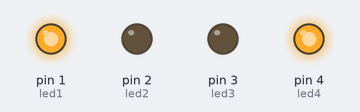
A sketch run on a simulated Arduino Uno, built with avr-gcc and run on an emulated ATmega328P. Parts: output pins drawn as LEDs (lit = HIGH).

Above: at 0.06 s.
At 1.03 s:
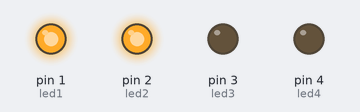
At 1.44 s:
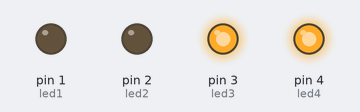
At 2.84 s:
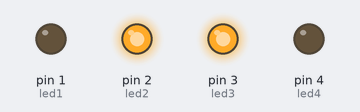
Timing chart, 0 to 3.1 s (numbered marks = the images above):
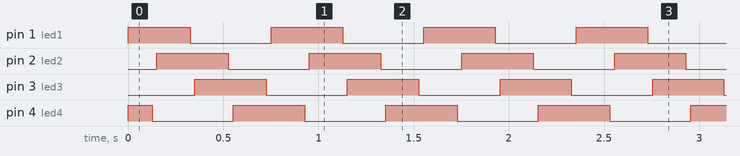

The sketch:

attiny13aStratoliteLedSequence.ino
```cpp
/////////////////Four LED Stratolite Beacon Sketch using Millis for ATTINY13a///////////////////////
////////////////////////////////////By: James Regier////////////////////////////////////////////////
/////////////////////////////For Free Use and Modification//////////////////////////////////////////
////////////////////////////////////////////////////////////////////////////////////////////////////
//This sketch will set up a Stratolite four LED rotary beacon on an ATTINY13a microcontroller, as
//demonstrated in the February 2021 What's Neat section of Model Railroad Hobbyist. Note that anything
//behind two or more forward slashes is not a vital part of the sketch -- dual forward slashes instruct
//the Arduino to ignore anything that follows on that line of programming -- but may contain useful
//explanations to help users understand the various portions of the sketch.  Feel free to modify and
//use as you like.
////////////////////////////////////////////////////////////////////////////////////////////////////

      //Assign four pins on the Atmel ATTINY13 to four LEDs in the stratolight beacon.
      //Name the pins for future reference in the sketch.  For the arduino, we will use pins 1, 2,
      //3, and 4 for led1, led2, led3, and led4, respectively.

int led1=1;
int led2=2;
int led3=3;
int led4=4;

     //Set the time constants for the onTime, transitionOn, and offTime in the beacon flash sequence.
     //The idea here is to attempt to capture not only the flash time in the beacon rotation, but to
     //simulate the warm up and cool down of incandescent bulbs.
     //Assigning the constants here allows for easy tweaks and modifications later on, without having
     //to go through the entire sketch.

long onTime=200;
long transitionOn=50;
long transitionOff=125;

     //Set a variable (previousMillis) which will enable the Arduino to calculate amount of time between
     //functions, based on internal timer.  We will set up the equation for this later on in the void
     //loop.

unsigned long previousMillis = 0;

//////////////////////////////////////////////////////////////////////////////////////////////////////
//The void setup instructs the Arduino what to do with its various pins, whether to read (INPUT) or write
//(OUTPUT) data. The void setup runs only one time.

void setup() {
pinMode (led1, OUTPUT);
pinMode (led2, OUTPUT);
pinMode (led3, OUTPUT);
pinMode (led4, OUTPUT);

}

/////////////////////////////////////////////////////////////////////////////////////////////////////
//The void loop instructs the arduino when to turn LEDs on or off.  The loop will cycle infinitely, so
//long that the Arduino or ATTINY13 has power.  After setting up the initial equations, we can treat each
//LED as a separate component of the program and progress it through the cycle using a series of
//if / else if / else statements.

void loop() {
unsigned long currentMillis = millis();  //millis is the internal timer of the Arduino.
unsigned long timeDifference = (currentMillis - previousMillis);  //This equation coordinates the
                                                                  //Arduino's internal tymer with the
                                                                  //sequence.

if (timeDifference <= onTime + transitionOff) {
  digitalWrite (led1, HIGH);
}
else if (timeDifference <= 4*onTime - transitionOn) {
  digitalWrite (led1, LOW);
}
else if (timeDifference <= 4*onTime) {
  digitalWrite (led1, HIGH);
}


if (timeDifference <= onTime - transitionOn){
  digitalWrite (led2, LOW);
}
else if (timeDifference <= 2 * onTime + transitionOff){
  digitalWrite (led2, HIGH);
}
else if (timeDifference <= 4 * onTime){
  digitalWrite (led2, LOW);
}


if (timeDifference <= 2 * onTime - transitionOn){
  digitalWrite (led3, LOW);
}
else if (timeDifference <= 3 * onTime + transitionOff){
  digitalWrite (led3, HIGH);
}
else if (timeDifference <= 4 * onTime){
  digitalWrite (led3, LOW);
}


if (timeDifference <= transitionOff){
  digitalWrite (led4, HIGH);
}
else if (timeDifference <= 3 * onTime - transitionOn) {
  digitalWrite (led4, LOW);
}
else if (timeDifference <= 4 * onTime) {
  digitalWrite (led4, HIGH);
}


else (previousMillis = currentMillis);
}
```

Measured:
- by itself, pin 1 (led1): alternates HIGH for 0.38 s and LOW for 0.42 s
- by itself, pin 2 (led2), pin 3 (led3): alternates HIGH for 0.37 s and LOW for 0.43 s
- by itself, pin 4 (led4): repeats every 0.80 s: LOW 0.42 s, HIGH 0.38 s
